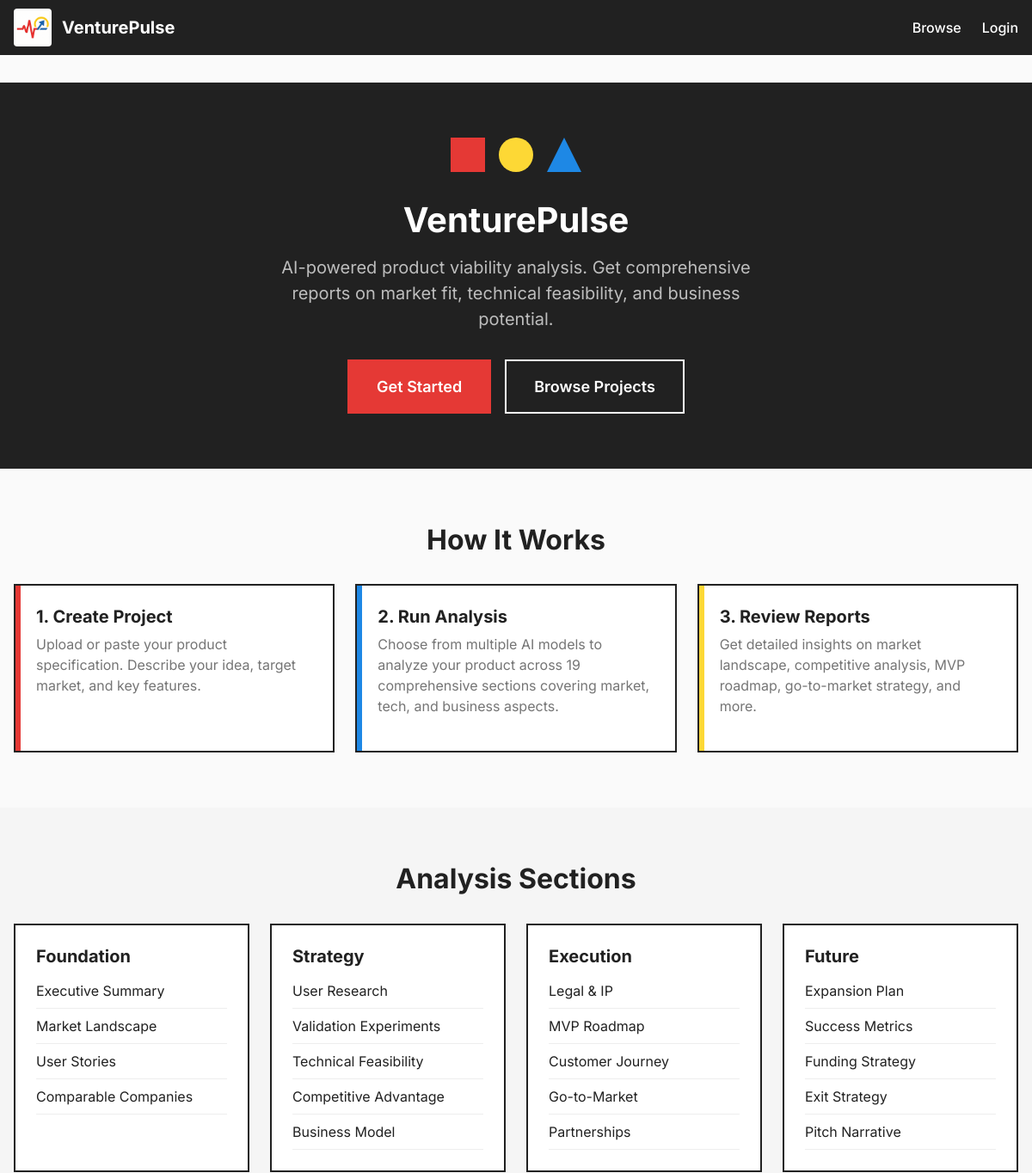
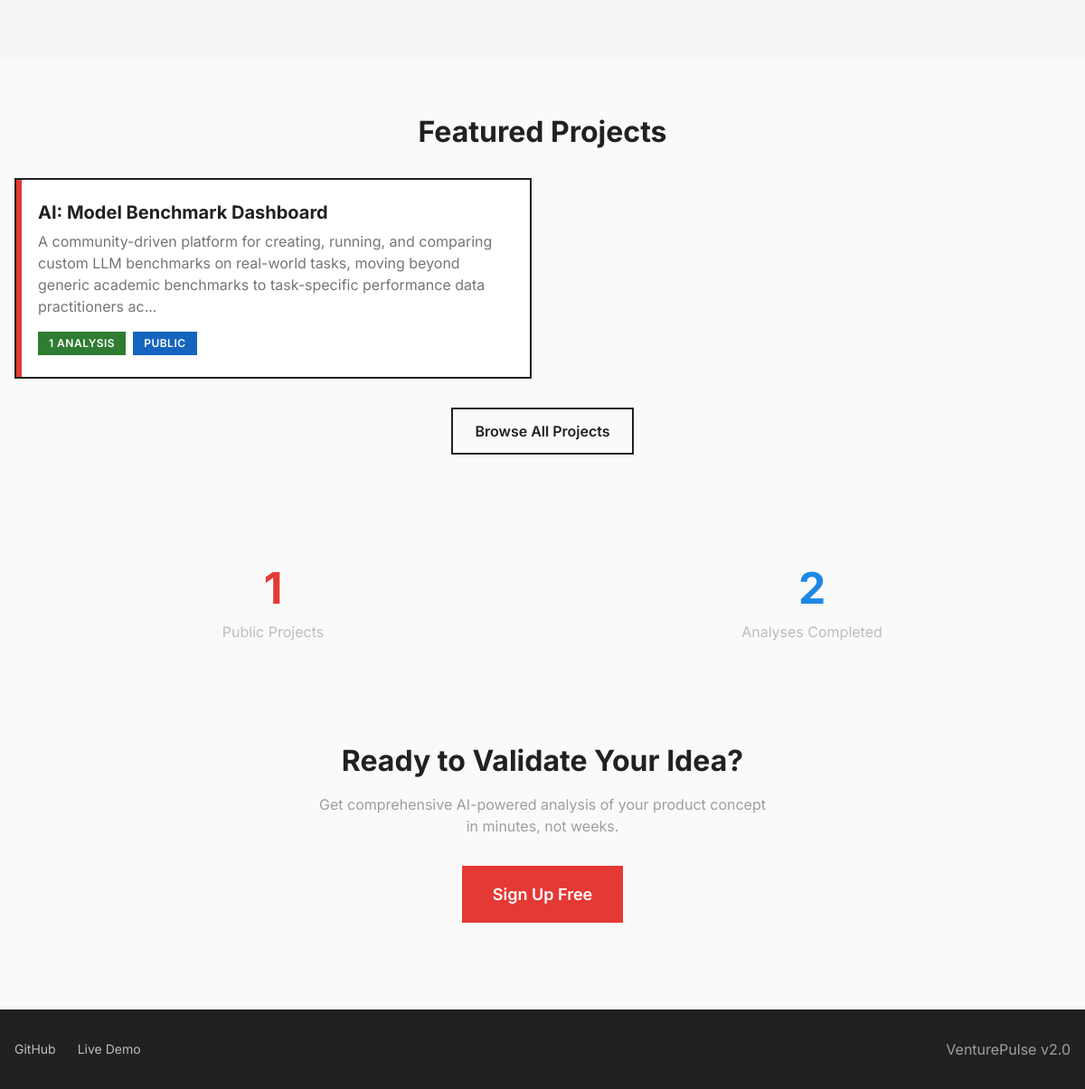
The page / on the database its author committed (2 pictures, top to bottom).
### app/db/models.py (models this page shows, shortened)
class Base(DeclarativeBase):
    pass

class Project(Base):
    __tablename__ = "projects"
    id: Mapped[int] = mapped_column(Integer, primary_key=True, autoincrement=True)
    user_id: Mapped[int] = mapped_column(
        Integer, ForeignKey("users.id", ondelete="CASCADE"), nullable=False, index=True
    )
    name: Mapped[str] = mapped_column(String(255), nullable=False)
    slug: Mapped[str] = mapped_column(String(255), unique=True, index=True, nullable=False)
    description: Mapped[Optional[str]] = mapped_column(Text, nullable=True)
    spec_content: Mapped[str] = mapped_column(Text, nullable=False)
    spec_file_path: Mapped[str] = mapped_column(String(500), nullable=False)
    is_public: Mapped[bool] = mapped_column(Boolean, default=False, nullable=False)
    created_at: Mapped[datetime] = mapped_column(
        DateTime, server_default=func.now(), nullable=False
    )
    updated_at: Mapped[datetime] = mapped_column(
        DateTime, server_default=func.now(), onupdate=func.now(), nullable=False
    )
    user: Mapped["User"] = relationship("User", back_populates="projects")
    analyses: Mapped[list["Analysis"]] = relationship(
        "Analysis", back_populates="project", cascade="all, delete-orphan"
    )

### app/routes/public.py (the view)
@router.get("/", response_class=HTMLResponse)
async def home(request: Request):
    user = await get_current_user(request)
    async with get_session_factory()() as db:
        result = await db.execute(
            select(Project)
            .options(selectinload(Project.analyses))
            .where(Project.is_public == True)
            .order_by(desc(Project.created_at))
            .limit(4)
        )
        featured_projects = result.scalars().all()
        project_count_result = await db.execute(
            select(func.count(Project.id)).where(Project.is_public == True)
        )
        total_projects = project_count_result.scalar() or 0
        analysis_count_result = await db.execute(
            select(func.count(Analysis.id)).where(Analysis.status == "completed")
        )
        total_analyses = analysis_count_result.scalar() or 0
    return templates.TemplateResponse(
        "pages/home.html",
        {
            "request": request,
            "settings": settings,
            "user": user,
            "featured_projects": featured_projects,
            "stats": {
                "total_projects": total_projects,
                "total_analyses": total_analyses,
            },
        }
    )

### app/templates/pages/home.html (shortened to what this page needs)
{% extends "base.html" %}
{% block content %}
<section class="hero">
    <div class="container">
        <div class="hero-decoration">
            <div class="geo-shape geo-square"></div>
            <div class="geo-shape geo-circle"></div>
            <div class="geo-shape geo-triangle"></div>
        </div>
        <h1 class="hero-title">VenturePulse</h1>
        <p class="hero-subtitle">
            AI-powered product viability analysis. Get comprehensive reports on market fit,
            technical feasibility, and business potential.
        </p>
        <div class="hero-actions">
            {% if user %}
                <a href="/dashboard" class="btn btn-primary btn-lg">Go to Dashboard</a>
                <a href="/browse" class="btn btn-secondary btn-lg" style="border-color: white; color: white;">
                    Browse Projects
                </a>
            {% else %}
                <a href="/login" class="btn btn-primary btn-lg">Get Started</a>
                <a href="/browse" class="btn btn-secondary btn-lg" style="border-color: white; color: white;">
                    Browse Projects
                </a>
            {% endif %}
        </div>
    </div>
</section>
<section class="container" style="padding: var(--space-16) var(--space-4);">
    <h2 class="text-center mb-8">How It Works</h2>
    <div class="grid grid-3">
        <div class="card">
            <div class="card-accent card-accent-red"></div>
            <h3 class="card-title">1. Create Project</h3>
            <p class="card-description">
                Upload or paste your product specification. Describe your idea, target market,
                and key features.
            </p>
        </div>
        <div class="card">
            <div class="card-accent card-accent-blue"></div>
            <h3 class="card-title">2. Run Analysis</h3>
            <p class="card-description">
                Choose from multiple AI models to analyze your product across 19 comprehensive
                sections covering market, tech, and business aspects.
            </p>
        </div>
        <div class="card">
            <div class="card-accent card-accent-yellow"></div>
            <h3 class="card-title">3. Review Reports</h3>
            <p class="card-description">
                Get detailed insights on market landscape, competitive analysis, MVP roadmap,
                go-to-market strategy, and more.
            </p>
        </div>
    </div>
</section>
<section style="background-color: var(--color-gray-100); padding: var(--space-16) 0;">
    <div class="container">
        <h2 class="text-center mb-8">Analysis Sections</h2>
        <div class="grid grid-4">
            {% set sections = [
                ('Foundation', ['Executive Summary', 'Market Landscape', 'User Stories', 'Comparable Companies']),
                ('Strategy', ['User Research', 'Validation Experiments', 'Technical Feasibility', 'Competitive Advantage', 'Business Model']),
                ('Execution', ['Legal & IP', 'MVP Roadmap', 'Customer Journey', 'Go-to-Market', 'Partnerships']),
                ('Future', ['Expansion Plan', 'Success Metrics', 'Funding Strategy', 'Exit Strategy', 'Pitch Narrative'])
            ] %}
            {% for group_name, items in sections %}
                <div class="card">
                    <h4 class="card-title">{{ group_name }}</h4>
                    <ul style="list-style: none; padding: 0;">
                        {% for item in items %}
                            <li style="padding: var(--space-2) 0; border-bottom: 1px solid var(--color-gray-200);">
                                {{ item }}
                            </li>
                        {% endfor %}
                    </ul>
                </div>
            {% endfor %}
        </div>
    </div>
</section>
{% if featured_projects %}
<section class="container" style="padding: var(--space-16) var(--space-4);">
    <h2 class="text-center mb-8">Featured Projects</h2>
    <div class="grid grid-2">
        {% for project in featured_projects %}
            <div class="card">
                <div class="card-accent card-accent-{% if loop.index % 3 == 1 %}red{% elif loop.index % 3 == 2 %}blue{% else %}yellow{% endif %}"></div>
                <h3 class="card-title">
                    <a href="/project/{{ project.slug }}" style="color: inherit; text-decoration: none;">
                        {{ project.name }}
                    </a>
                </h3>
                <p class="card-description">
                    {{ (project.description or project.spec_content[:200] + '...')[:200] }}{% if (project.description or project.spec_content)|length > 200 %}...{% endif %}
                </p>
                <div style="margin-top: var(--space-4); display: flex; gap: var(--space-2); align-items: center;">
                    <span class="badge badge-success">{{ project.analyses|length }} {% if project.analyses|length == 1 %}analysis{% else %}analyses{% endif %}</span>
                    {% if project.is_public %}
                        <span class="badge badge-info">Public</span>
                    {% endif %}
                </div>
            </div>
        {% endfor %}
    </div>
    <div class="text-center" style="margin-top: var(--space-8);">
        <a href="/browse" class="btn btn-secondary">Browse All Projects</a>
    </div>
</section>
{% endif %}
{% if stats %}
<section style="background-color: var(--color-gray-900); color: white; padding: var(--space-12) 0;">
    <div class="container">
        <div class="grid grid-2 text-center">
            <div>
                <div style="font-size: 3rem; font-weight: bold; color: var(--color-primary);">{{ stats.total_projects }}</div>
                <div style="color: var(--color-gray-400);">Public Projects</div>
            </div>
            <div>
                <div style="font-size: 3rem; font-weight: bold; color: var(--color-secondary);">{{ stats.total_analyses }}</div>
                <div style="color: var(--color-gray-400);">Analyses Completed</div>
            </div>
        </div>
    </div>
</section>
{% endif %}
<section class="container text-center" style="padding: var(--space-16) var(--space-4);">
    <h2 class="mb-4">Ready to Validate Your Idea?</h2>
    <p class="text-muted mb-8" style="max-width: 500px; margin-left: auto; margin-right: auto;">
        Get comprehensive AI-powered analysis of your product concept in minutes, not weeks.
    </p>
    {% if user %}
        <a href="/project/new" class="btn btn-primary btn-lg">Create New Project</a>
    {% else %}
        <a href="/login" class="btn btn-primary btn-lg">Sign Up Free</a>
    {% endif %}
</section>
{% endblock %}

### rows shown on the page
Project: name "AI: Model Benchmark Dashboard", description "A community-driven platform for creating, running, and comparing custom LLM benchmarks on real-world tasks, moving beyond generic academic benchmarks to task-specific performance data practitioners ac", analyses|length "1", is_public "PUBLIC"

### other values the page prints
{{ group_name }} "Foundation" "Strategy" "Execution" "Future"
{{ item }} "Executive Summary" "Market Landscape" "User Stories" "Comparable Companies" "User Research" "Validation Experiments" "Technical Feasibility" "Competitive Advantage" "Business Model" "Legal & IP" "MVP Roadmap" "Customer Journey" "Go-to-Market" "Partnerships" "Expansion Plan" "Success Metrics" "Funding Strategy" "Exit Strategy" "Pitch Narrative"
{{ stats.total_projects }} "1"
{{ stats.total_analyses }} "2"
